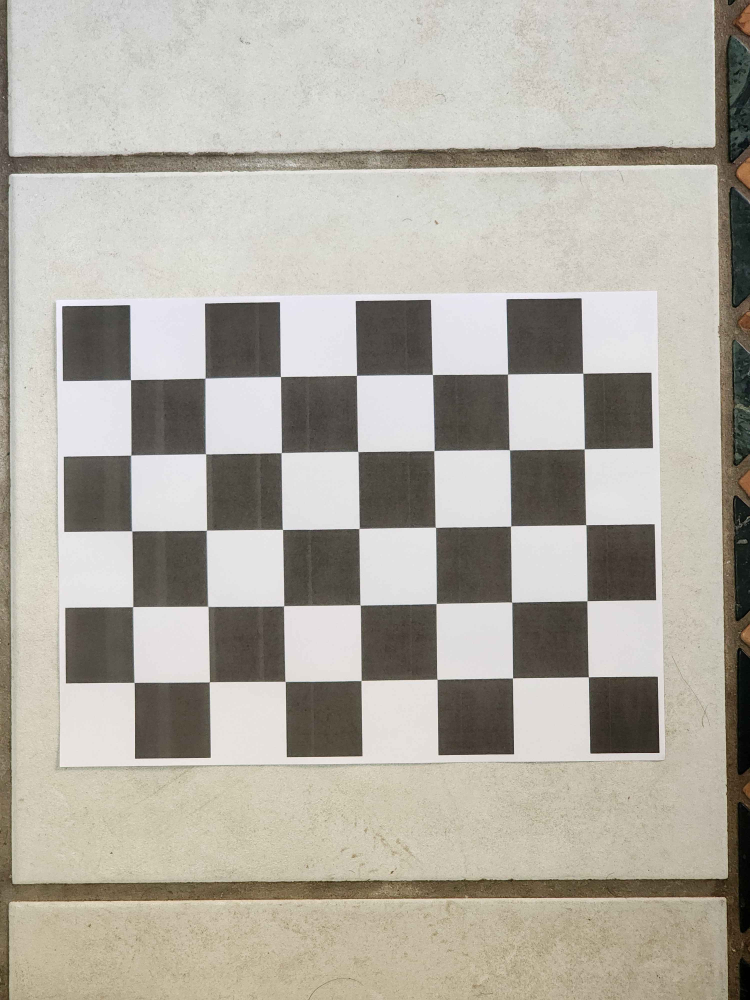
#> input picture Hw3files/calibrationobj/cal_1.jpg, 3000 x 4000 px (shown at 1/4 size); its folder holds 4 pictures in this run
$ python hw3p1.py
#> lines starting #> are read from the running program, lines starting #| are printed output that depends on the picture
#problem 1

import cv2
import numpy as np
import glob
import matplotlib.pyplot as plt
from mpl_toolkits.mplot3d import Axes3D

# Termination criteria for cornerSubPix function for corner refinement
criteria = (cv2.TermCriteria_EPS + cv2.TermCriteria_MAX_ITER, 30, 0.001)


# Prepare object points, like (0,0,0), (1,0,0), (2,0,0), ..., (6,5,0)
#  the size of the checkerboard num of inner corners
checkerboard_size = (7, 5)
objp = np.zeros((np.prod(checkerboard_size), 3), np.float32)
objp[:, :2] = np.mgrid[0:checkerboard_size[0], 0:checkerboard_size[1]].T.reshape(-1, 2)


# Arrays to store object points and image points from all the images.
objpoints = []  # 3d point in real world space
imgpoints = []  # 2d points in image plane.


# Load the images
images = glob.glob('calibrationobj/*.jpg')
print(f'Loaded {len(images)} images.')


for fname in images:
    img = cv2.imread(fname)
#> img is the input picture: shape (4000, 3000, 3); mean B, G, R 163.7, 173.4, 177.8

    print('Processing image %s...' % fname)
    # resizeImg = cv2.resize(img, (640, 480))
    # gray = cv2.cvtColor(resizeImg, cv2.COLOR_BGR2GRAY)
    gray = cv2.cvtColor(img, cv2.COLOR_BGR2GRAY)
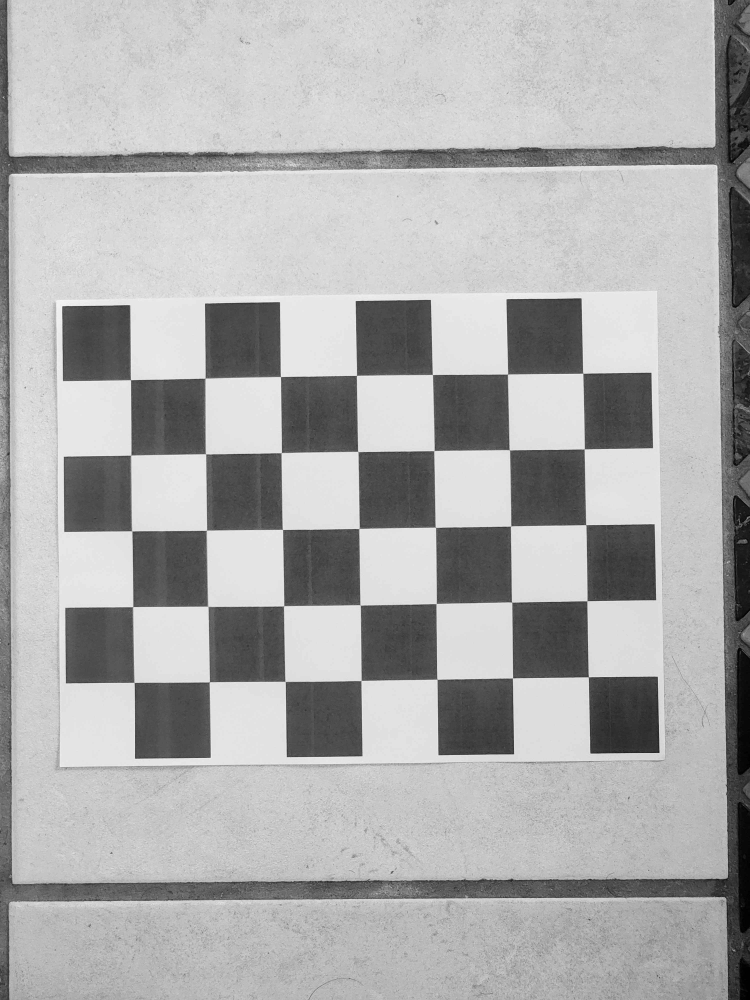
#> gray: shape (4000, 3000) (shown at 1/4 size); min 0, max 255, mean 173.6
    ret, corners = cv2.findChessboardCorners(gray, checkerboard_size, None)
#> ret = True; corners = 35 rows, first 8: [522.6, 1521.6], [822.5, 1515.1], [1122.7, 1508.6], [1426.5, 1501.6], [1731.3, 1499.4], [2032.7, 1498.6], [2332.4, 1495.3], [525.7, 1822.7]


 # If found, add object points, image points (after refining them)
    if ret:
        print(f"Found corners in {fname}")
        objpoints.append(objp)

        # Refine the corners
        corners2 = cv2.cornerSubPix(gray, corners, (11, 11), (-1, -1), criteria)
#> corners2 = 35 rows, first 8: [524.1, 1520.7], [822, 1514.3], [1123.6, 1508.2], [1427.3, 1503.4], [1730.7, 1499.7], [2031.5, 1497.9], [2332.8, 1494.5], [525.1, 1821.9]
        imgpoints.append(corners2)


        # img = cv2.drawChessboardCorners(resizeImg, checkerboard_size, corners2, ret)
        img = cv2.drawChessboardCorners(img, checkerboard_size, corners2, ret)
        cv2.imshow("img", img)
        cv2.waitKey(100)
    else:
        print(f"No corners found in {fname}")
#> pass 2 of the loop `for fname in images:`:
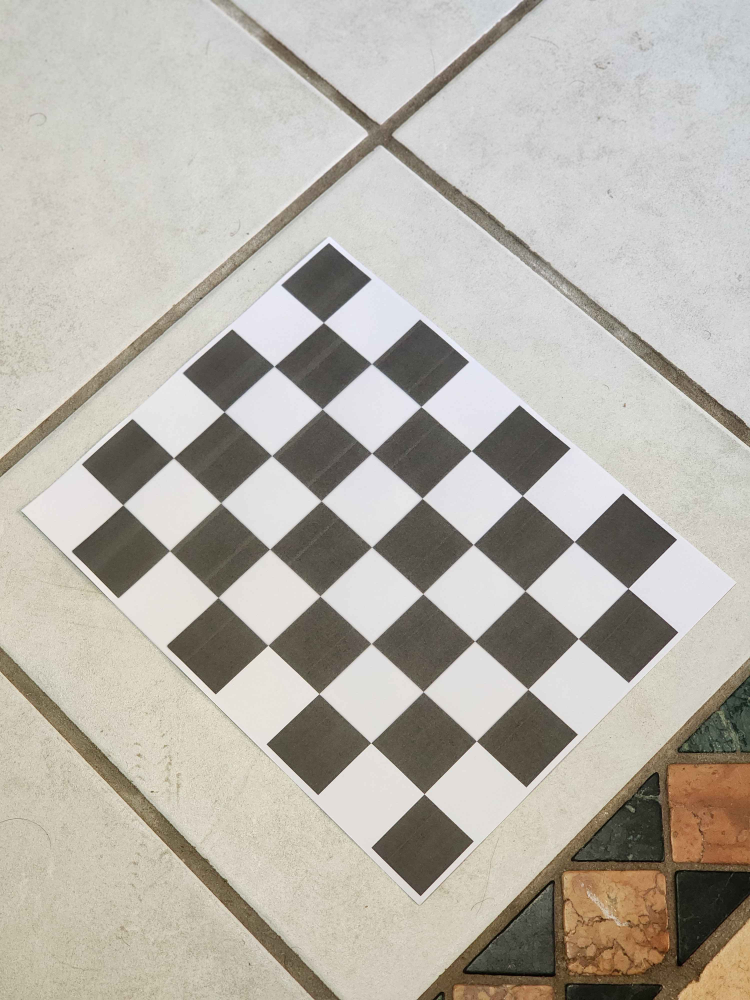
#> input picture Hw3files/calibrationobj/cal_10.jpg, 3000 x 4000 px (shown at 1/4 size)
#> img is the input picture: shape (4000, 3000, 3); mean B, G, R 169.9, 178.6, 183.2
#> `gray = cv2.cvtColor(img, cv2.COLOR_BGR2GRAY)`:
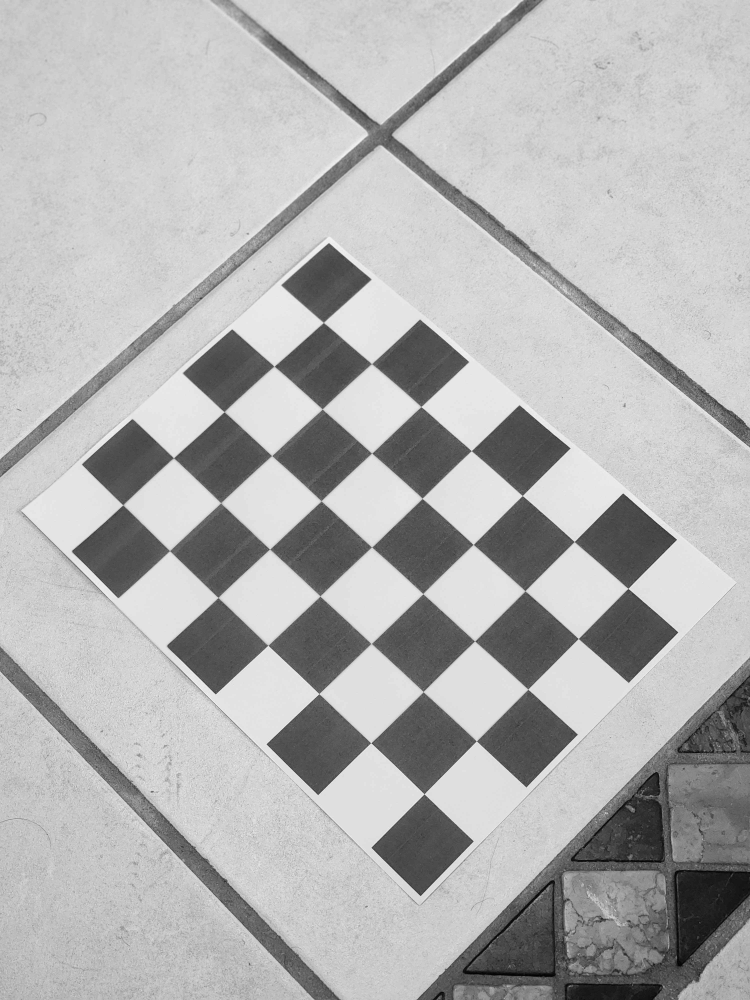
#> gray: shape (4000, 3000) (shown at 1/4 size); min 0, max 255, mean 178.9
#> corners = 35 rows, first 8: [1295.5, 1291.5], [1487.5, 1457], [1686.8, 1627.7], [1886.5, 1802.9], [2092, 1983.5], [2298.2, 2166.3], [2512.7, 2354.6], [1098, 1465]
#> corners2 = 35 rows, first 8: [1294.9, 1291.5], [1487.4, 1456.4], [1685.3, 1628.2], [1886.3, 1804.1], [2090.5, 1983.7], [2298.3, 2167.5], [2513.4, 2354.9], [1097.8, 1466]
#> pass 3 of the loop `for fname in images:`:
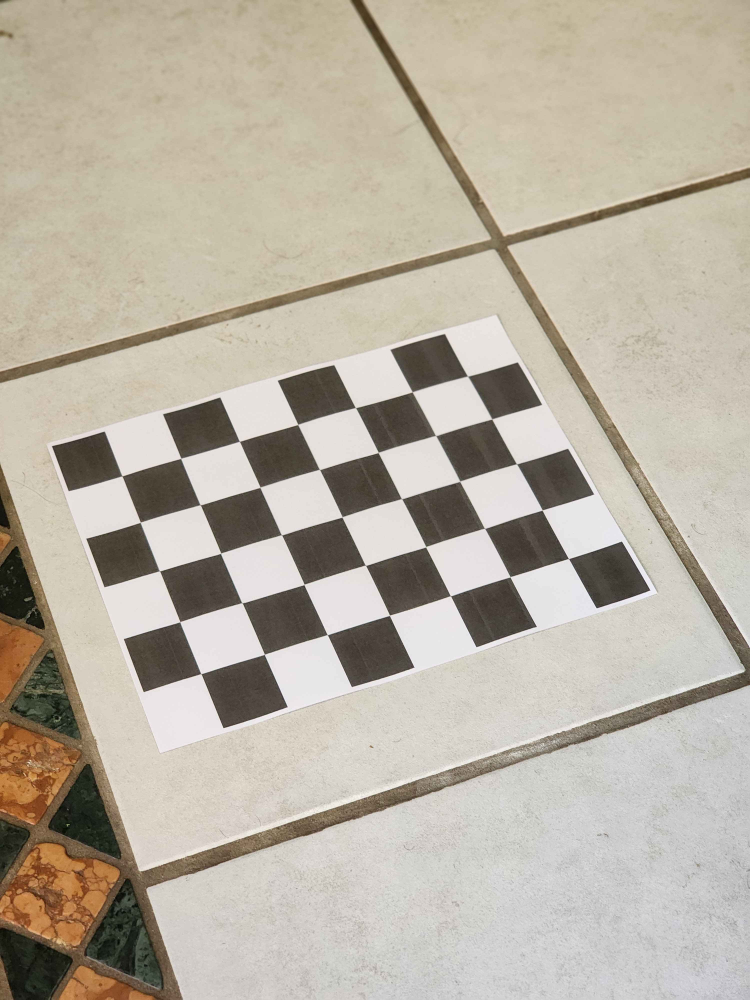
#> input picture Hw3files/calibrationobj/cal_11.jpg, 3000 x 4000 px (shown at 1/4 size)
#> img is the input picture: shape (4000, 3000, 3); mean B, G, R 163.3, 177.1, 184.9
#> `gray = cv2.cvtColor(img, cv2.COLOR_BGR2GRAY)`:
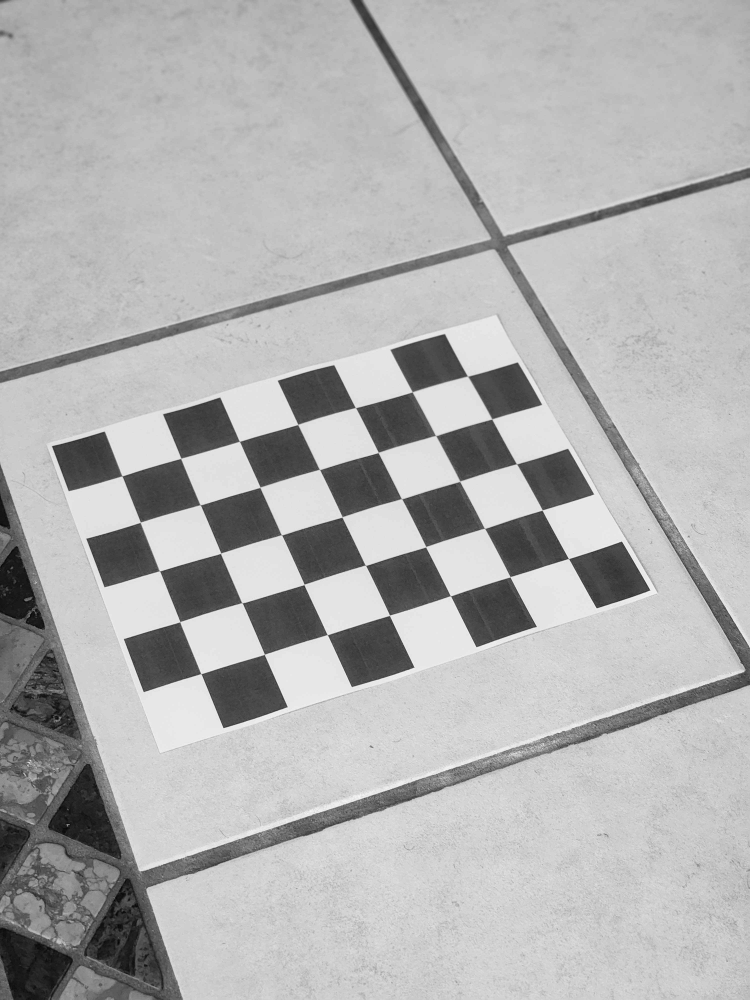
#> gray: shape (4000, 3000) (shown at 1/4 size); min 0, max 255, mean 177.9
#> corners = 35 rows, first 8: [489.5, 1905.5], [725.6, 1833.8], [958.5, 1767.5], [1192.3, 1700.9], [1424.3, 1632.9], [1652, 1568.4], [1871.5, 1506.1], [563.8, 2089.2]
#> corners2 = 35 rows, first 8: [489.6, 1905.2], [724.8, 1834.8], [959, 1766.8], [1192.5, 1699.3], [1423.3, 1632.1], [1650.2, 1569.1], [1871.5, 1505.9], [562.7, 2090.2]
#> the loop made 4 passes; the first 3 are shown

cv2.destroyAllWindows()


#calibrate camera
ret, K, dist, rvecs, tvecs = cv2.calibrateCamera(objpoints, imgpoints, gray.shape[::-1], None, None)
print (dist)


h, w = img.shape[:2]
#> h = 4000; w = 3000
newcameramtx, roi = cv2.getOptimalNewCameraMatrix(K, dist, (w,h), 1, (w,h))
print("undistortion matrix (newcameramtx):\n", newcameramtx)
print("Intrinsic matrix (K):\n", K)
print ("r and t ", rvecs[1])
print("\nR matrices and t vectors for 3 of the camera views:\n")

for i in range(3):
    print(f"View {i+1}:")
    #rotation vector to rotation matrix
    R, _ = cv2.Rodrigues(rvecs[i])

    print("R:\n", R)
    print("t:\n", tvecs[i],"\n")

# Plot the camera locations
fig = plt.figure()
ax = fig.add_subplot(111, projection='3d')

#plotting checkerboard
Cbplot = np.array([[0,0,0], [checkerboard_size[0],0,0], [checkerboard_size[0],checkerboard_size[1],0], [0,checkerboard_size[1],0]])
ax.plot(Cbplot[:, 0], Cbplot[:, 1], Cbplot[:, 2], 'r-')

for i in range(len(rvecs)):
    #rotation vector to rotation matrix
    R, _ = cv2.Rodrigues(rvecs[i])

    #camera location (with respect to world coordinate system)
    wtc = -np.matrix(R).T * np.matrix(tvecs[i])
    wtc = np.array(wtc).flatten()
    ax.scatter(wtc[0], wtc[1], -wtc[2], c='b', marker='o')
    ax.text(wtc[0], wtc[1], -wtc[2], f'{i+1}', size=10, zorder=1, color='k')  # Adding labels

    #camera orientation
    camera_direction = R.T @ np.array([0, 0, 1]).reshape(-1, 1)
    camera_direction = camera_direction.flatten()
    ax.quiver(wtc[0], wtc[1], -wtc[2], camera_direction[0], camera_direction[1], -camera_direction[2], color='r')

ax.set_xlabel('X')
ax.set_ylabel('Y')
ax.set_zlabel('Z')
plt.title('Camera Locations in World Coordinates')
plt.show()
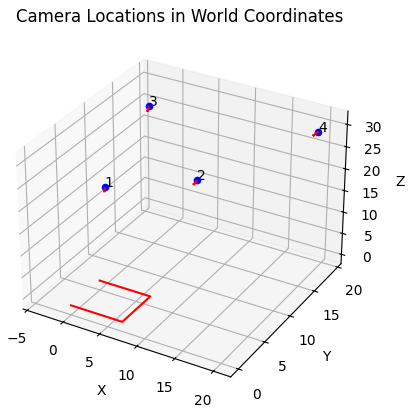
#> figure drawn by matplotlib, 1 panel
